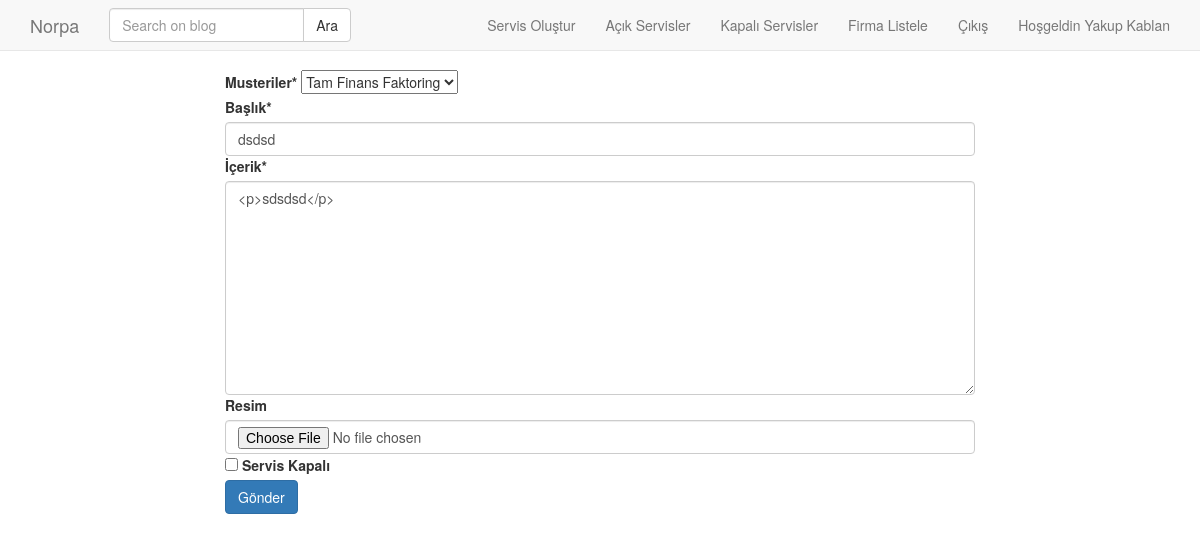
/post/update/dsdsd (signed in), run on the app's committed database.
### post/models.py (models this page shows, shortened)
class Post(models.Model):
    customer = models.ForeignKey(Customer, on_delete=models.DO_NOTHING, verbose_name="musteriler")
    user = models.ForeignKey('auth.User', on_delete=models.CASCADE, verbose_name="Yazar", related_name='posts')
    title = models.CharField(max_length=120, verbose_name="Başlık")
    content = RichTextField(verbose_name="İçerik")
    publishing_date = models.DateTimeField(verbose_name="Yayımlanma Tarihi", auto_now_add=True)
    image = models.FileField(blank=True, null=True, verbose_name="Resim")
    checked = models.BooleanField(default=False)
    slug = models.SlugField(unique=True, editable=False, max_length=130)
    class Meta:
        ordering = ['-publishing_date']

### post/views.py (the view)
# urls.py: path('update/<slug:slug>', post_update, name='update'),
def post_update(request, slug):
    if request.user.is_staff == False:
        return redirect('/home/')
    post = get_object_or_404(Post, slug=slug)
    form = PostForm(request.POST or None, request.FILES or None, instance=post)
    if form.is_valid():
        form.save()
        messages.success(request, 'Başarılı bir şekilde güncellendi.', extra_tags='mesaj-basarili-guncelleme')
        return HttpResponseRedirect(post.get_absolute_url())
    context = {
        'form': form
    }
    return render(request, 'post/form.html', context)

### post/forms.py
class PostForm(forms.ModelForm):
    class Meta:
        model = Post
        fields = ['customer','title', 'content', 'image', 'checked' ]
        labels = {
            'title': 'Başlık',
            'content': 'İçerik',
            'publishing_date': 'Yayımlanma Tarihi',
            'checked' :' Servis Kapalı'
        }
        widgets = {
            'title': forms.TextInput(attrs={'class': 'form-control'}),
            'content': forms.Textarea(attrs={'class': 'form-control'}),
            'publishing_date': forms.DateTimeInput(attrs={'class': 'form-control'}),
        }
    def __init__(self, *args, **kwargs):
        super().__init__(*args, **kwargs)
        self.fields['customer'].queryset = Customer.objects.filter(checked = True)

### customer/models.py (called while the page is built)
    def __str__(self):
        return self.name

### templates/post/form.html (shortened to what this page needs)
{% extends 'base.html' %}
{% load crispy_forms_tags %}
{% block body %}
    <div class="container">
        <div class="row">
            <div class="col-md-8 col-md-offset-2">
                <form method="POST" enctype="multipart/form-data">
                    {{ form | crispy }}
                    <input type="submit" class="btn btn-primary" value="Gönder">
                </form>
            </div>
        </div>
    </div>
{% endblock %}

### templates/header.html (shortened to what this page needs)
<nav class="navbar navbar-default navbar-fixed-top"  role="banner">
    <div class="container">
        <div class="navbar-header">
            <a href="{% url 'accounts:home' %}" class="navbar-brand">Norpa</a>
        </div>
        <nav class="collapse navbar-collapse" role="navigation">
            <form class="navbar-form navbar-left" role="search" method="GET" action="">
                <div class="input-group">
                    <input class="form-control" type="text" name="q" placeholder="Search on blog" value="{{ request.GET.q}}" >
                    <span class="input-group-btn">
                        <input class="btn btn-default" type="submit" value="Ara">
                    </span>
                </div>
            </form>
            <ul class="nav navbar-nav navbar-right">
                {% if user.is_staff %}
                    {% if user.is_superuser %}
                        {% if "customer" in request.get_full_path %}
                            <li><a href="{% url 'customer:create' %}">Firma Oluştur</a></li>
                        {% else %}
                            <li><a href="{% url 'postt:create' %}">Servis Oluştur</a></li>
                        {% endif %}
                    {% endif %}
                    {% if "customer" in request.get_full_path %}
                        <li><a href="{% url 'customer:index' %}">Firma Listele</a></li>
                        <li><a href="{% url 'postt:index' %}">Açık Servisler</a></li>
                    {% else %}
                        <li><a href="{% url 'postt:index' %}">Açık Servisler</a></li>
                        <li><a href="{% url 'postt:kapali' %}">Kapalı Servisler</a></li>
                        <li><a href="{% url 'customer:index' %}">Firma Listele</a></li>
                    {% endif %}
                    <li><a href="{% url 'accounts:logout' %}">Çıkış</a></li>
                    <li><a href="#">Hoşgeldin {{request.user.get_full_name}}</a></li>
                {% else %}
                <li><a href="{% url 'accounts:home' %}">Anasayfa</a></li>
                <li><a href="{% url 'accounts:register' %}">Üye Ol</a></li>
                <li><a href="{% url 'accounts:login' %}">Giriş</a></li>
                {% endif %}
            </ul>
        </nav>
    </div>
</nav>

### static/css/style.css (style rules this page uses)
body { padding-top: 70px; }

### data on the page
Post: customer "Tam Finans Faktoring", title "dsdsd", content "<p>sdsdsd</p>"

### other printed values
{{ request.user.get_full_name }} "Yakup Kablan"
